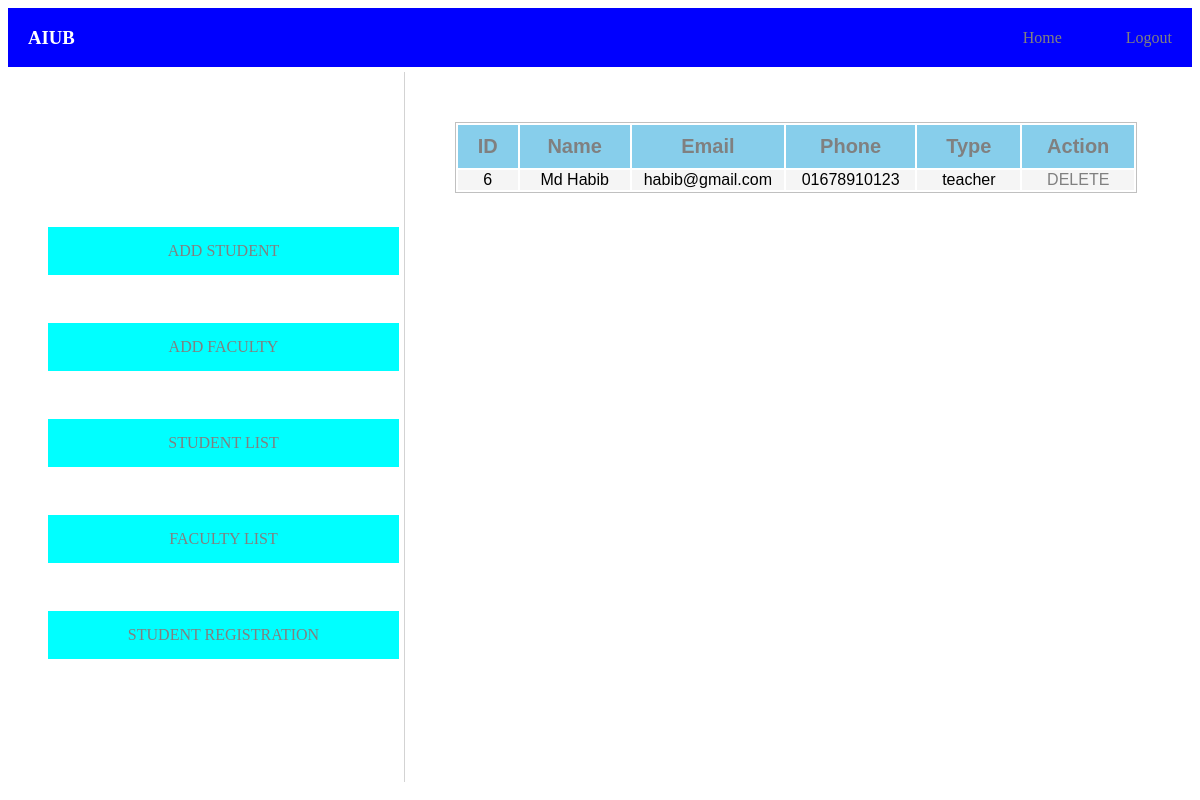
/Resources/view/Admin/facultyList.php (signed in), run on the app's committed database.
### tables this page shows
CREATE TABLE `user` (
  `id` int(11) NOT NULL,
  `name` varchar(100) NOT NULL,
  `fname` varchar(100) NOT NULL,
  `mname` varchar(100) NOT NULL,
  `address` varchar(100) NOT NULL,
  `email` varchar(50) NOT NULL,
  `phone` varchar(11) NOT NULL,
  `password` varchar(100) NOT NULL,
  `type` varchar(100) NOT NULL
);

### Resources/view/Admin/facultyList.php (the view, shortened to what this page needs)
<?php
$conn=getConnection();
$sql="select * from user where type='teacher'";
$result= mysqli_query($conn, $sql);
 if(isset($_SESSION['flag']))
{
?>
 <!DOCTYPE html>
<html lang="en">
<head>
    <link rel="stylesheet" href="/University-Management/Resources/css/Admin/studentList.css">
</head>
<body>
<div class="container">
        <div class="top-nav">
            <div class="left">
                <h3>AIUB</h3>
            </div>
            <div class="right">
                <ul>
                <li><a href="/University-Management/Resources/view/Admin/Dashboard.php">Home</a> </li>
                <li><a href="../../../Controller/Public/logout.php">Logout</a></li>
                </ul>
            </div>
        </div>
        <div class="main-content">
            <div class="left-main">
                <ul>
                <li><a href="/University-Management/Resources/view/Admin/addStudent.php">ADD STUDENT</a> </li>
                    <li><a href="/University-Management/Resources/view/Admin/addFaculty.php">ADD FACULTY</a> </li>
                    <li><a href="/University-Management/Resources/view/Admin/studentList.php">STUDENT LIST</a> </li>
                    <li><a href="/University-Management/Resources/view/Admin/facultyList.php">FACULTY LIST</a> </li>
                    <li><a href="/University-Management/Resources/view/Admin/studentRegistration.php">STUDENT REGISTRATION</a> </li>
                </ul>
            </div>
            <div class="right-main">
            <center>
           <table>
               <tr>
               <th width="100px">ID</th>
                   <th width="200px">Name</th>
                   <th width="200px">Email</th>
                   <th width="200px">Phone</th>
                   <th width="200px">Type</th>
                   <th>Action</th>
              </tr>
    <?php while($row=mysqli_fetch_array($result)){?>
    <tr>
    <td><?php echo $row['id'];?></td>
        <td><?php echo $row['name'];?></td>
        <td><?php echo $row['email'];?></td>
        <td><?php echo $row['phone'];?></td>
        <td><?php echo $row['type'];?></td>
        <td width="200px"><a href="../../../Controller/Admin/deleteFaculty.php?id=<?php echo $row['id'];?>">DELETE</a></td>
</tr>
    <?php } ?>
          </table>
          </center>
            </div>
        </div>
    </div>
</body>
</html>
<?php
}
else
{
    header('location:../Public/login.php');
}
?>

### Resources/css/Admin/studentList.css (style rules this page uses)
.top-nav { display: flex; justify-content: space-between; align-items: center; padding: 0 20px; background-color: blue; color: white; }
.top-nav>.right>ul { display: flex; gap: 4rem; list-style: none; }
.main-content { display: flex; height: 90vh; }
.main-content>.left-main { flex: 1; }
.main-content>.left-main>ul { display: flex; flex-direction: column; gap: 3rem; justify-content: center; height: 100%; list-style: none; }
.main-content>.left-main>ul>li { background-color: aqua; padding: 15px 30px; text-align: center; }
a { color: gray; text-decoration: none; }
.main-content>.right-main { flex: 2; display: flex; border-left: 1px solid lightgray; margin: 5px; }
table { margin: 50px; border: solid silver 1px; }
th { font-size: 20px; font-family: sans-serif; padding: 10px; background:skyblue; color: gray; }
tr:nth-child(even) { background: whitesmoke; }
td { font-family: sans-serif; text-align: center; }
tr:nth-child(odd) { background: wheat; }

### data on the page
user: id "6", name "Md Habib", email "habib@gmail.com", phone "01678910123", type "teacher"
